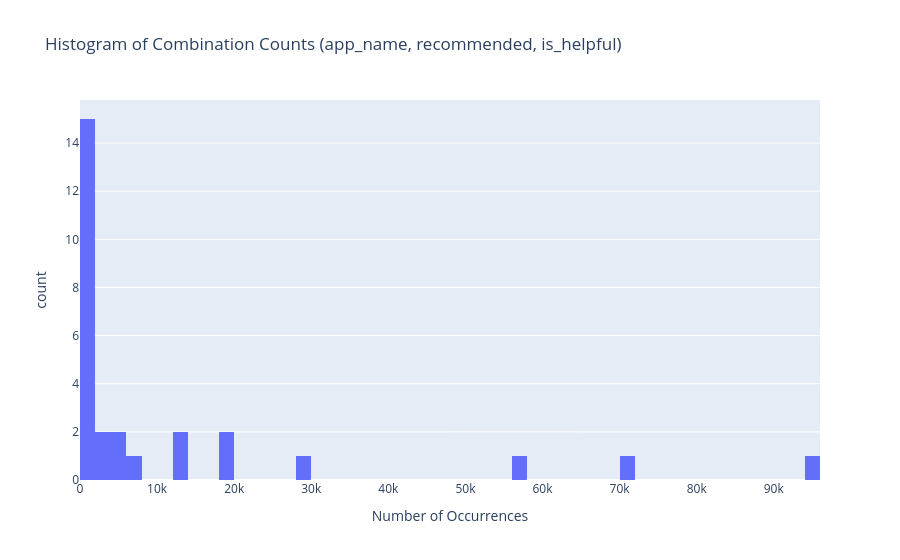

Source (notebook cell):
### Code cell
import plotly.express as px

# Create a DataFrame with just the columns of interest and count the combinations
combo_counts = (
    df.groupby(["app_name", "recommended", "is_helpful"])
      .size()
      .reset_index(name="count")
)

# See how many unique combinations exist
num_combos = combo_counts.shape[0]
print(f"Number of unique (app_name, recommended, is_helpful) combinations: {num_combos}")

# Show histogram: how many times does each combination occur?
fig = px.histogram(
    combo_counts,
    x="count",
    nbins=50,
    title="Histogram of Combination Counts (app_name, recommended, is_helpful)",
    labels={"count": "Number of Occurrences"},
)
fig.show()

# Optionally: Display the most frequent combinations
display(combo_counts.sort_values("count", ascending=False).head(10))
display(combo_counts.sort_values("count", ascending=True).head(10))

### Figure 1 — Plotly figure (JSON) as saved in the notebook; plotly's stock layout.template omitted (floating-point values rounded to 4 significant figures)
{"data": [{"bingroup": "x", "hovertemplate": "Number of Occurrences=%{x}<br>count=%{y}<extra></extra>", "legendgroup": "", "marker": {"color": "#636efa", "pattern": {"shape": ""}}, "name": "", "nbinsx": 50, "orientation": "v", "showlegend": false, "type": "histogram", "x": [688, 531, 19204, 7991, 2421, 1230, 94493, 18984, 311, 417, 13494, 4874, 83, 217, 5349, 2077, 256, 573, 57085, 13896, 565, 1839, 70466, 29364, 245, 1577, 189, 857], "xaxis": "x", "yaxis": "y"}], "layout": {"barmode": "relative", "legend": {"tracegroupgap": 0}, "title": {"text": "Histogram of Combination Counts (app_name, recommended, is_helpful)"}, "xaxis": {"anchor": "y", "domain": [0, 1], "title": {"text": "Number of Occurrences"}}, "yaxis": {"anchor": "x", "domain": [0, 1], "title": {"text": "count"}}}}
